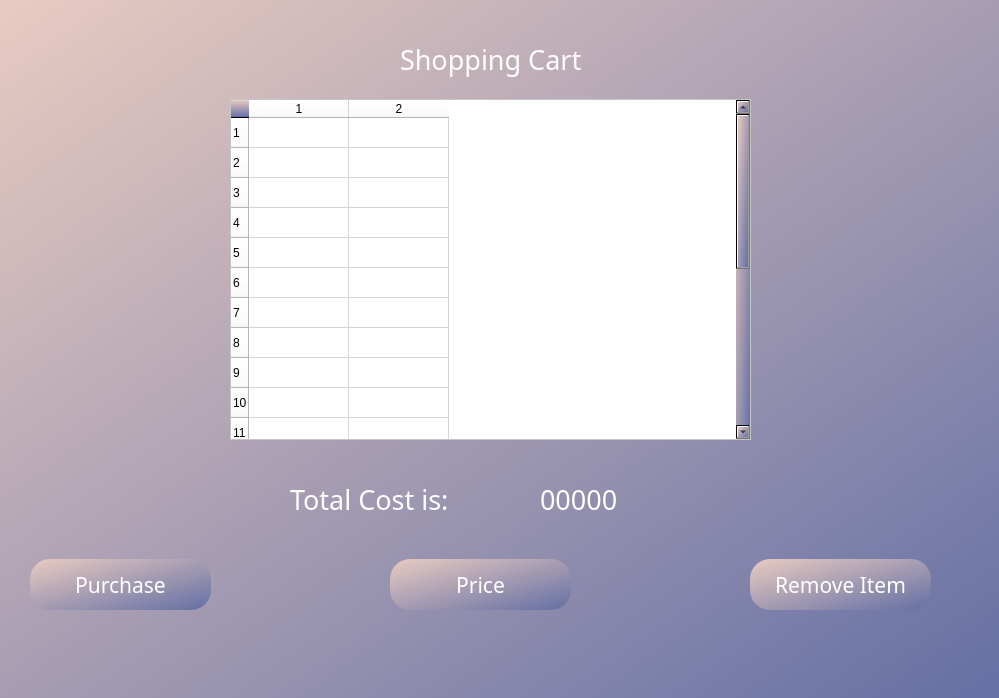
<?xml version="1.0" encoding="UTF-8"?>
<ui version="4.0">
 <class>Dialog</class>
 <widget class="QDialog" name="Dialog">
  <property name="geometry">
   <rect>
    <x>0</x>
    <y>0</y>
    <width>999</width>
    <height>698</height>
   </rect>
  </property>
  <property name="windowTitle">
   <string>Dialog</string>
  </property>
  <widget class="QWidget" name="widget" native="true">
   <property name="geometry">
    <rect>
     <x>0</x>
     <y>-1</y>
     <width>1001</width>
     <height>701</height>
    </rect>
   </property>
   <property name="styleSheet">
    <string notr="true">
background-color: qlineargradient(spread:pad, x1:0, y1:0, x2:1, y2:1, stop:0 rgba(233, 203, 193, 255), stop:1 rgba(100, 111, 164, 255));</string>
   </property>
   <widget class="QLabel" name="label">
    <property name="geometry">
     <rect>
      <x>0</x>
      <y>0</y>
      <width>211</width>
      <height>91</height>
     </rect>
    </property>
    <property name="styleSheet">
     <string notr="true">background: transparent</string>
    </property>
    <property name="text">
     <string/>
    </property>
    <property name="pixmap">
     <pixmap>UI Icons/1x/1x/Asset 3.png</pixmap>
    </property>
   </widget>
   <widget class="QLabel" name="label_3">
    <property name="geometry">
     <rect>
      <x>0</x>
      <y>632</y>
      <width>1001</width>
      <height>71</height>
     </rect>
    </property>
    <property name="styleSheet">
     <string notr="true">background: transparent</string>
    </property>
    <property name="text">
     <string/>
    </property>
    <property name="pixmap">
     <pixmap>UI Icons/1x/1x/Asset 5.png</pixmap>
    </property>
   </widget>
   <widget class="QLabel" name="label_4">
    <property name="geometry">
     <rect>
      <x>400</x>
      <y>20</y>
      <width>221</width>
      <height>81</height>
     </rect>
    </property>
    <property name="font">
     <font>
      <family>Montserrat Bold</family>
      <pointsize>20</pointsize>
      <weight>50</weight>
      <italic>false</italic>
      <bold>false</bold>
      <underline>false</underline>
     </font>
    </property>
    <property name="styleSheet">
     <string notr="true">color: rgb(255, 255, 255);
background: transparent;
font: 20pt&quot;Montserrat Bold&quot;
</string>
    </property>
    <property name="text">
     <string>Shopping Cart</string>
    </property>
   </widget>
   <widget class="QPushButton" name="Purchase">
    <property name="geometry">
     <rect>
      <x>30</x>
      <y>560</y>
      <width>181</width>
      <height>51</height>
     </rect>
    </property>
    <property name="font">
     <font>
      <family>Montserrat Bold</family>
      <pointsize>16</pointsize>
      <weight>50</weight>
      <italic>false</italic>
      <bold>false</bold>
      <underline>false</underline>
      <stylestrategy>PreferAntialias</stylestrategy>
     </font>
    </property>
    <property name="cursor">
     <cursorShape>PointingHandCursor</cursorShape>
    </property>
    <property name="styleSheet">
     <string notr="true">QPushButton#Purchase{
	border-radius:20px;
	color: rgb(255, 255, 255);
	font: 16pt &quot;Montserrat Bold&quot;;
	background-color: qlineargradient(spread:pad, x1:0, y1:0, x2:1, y2:1, stop:0 			rgba(0, 4, 40, 255), stop:1 rgba(0, 78, 146, 255));}
QPushButton#Purchase:hover{
	border-radius:20px;
	color: rgb(255, 255, 255);
	font: 16pt &quot;Montserrat Bold&quot;;
	background-color: qlineargradient(spread:pad, x1:0, y1:0, x2:1, y2:1, stop:0 			rgba(50, 4, 40, 255), stop:1 rgba(70, 78, 146, 255));}
QPushButton#Purchase:pressed{
	border-radius:20px;
	color: rgb(255, 255, 255);
	font: 16pt &quot;Montserrat Bold&quot;;
	background-color: qlineargradient(spread:pad, x1:0, y1:0, x2:1, y2:1, stop:0 			rgba9(90, 200, 60, 60), stop:1 rgba(120, 78, 160, 50));}
</string>
    </property>
    <property name="text">
     <string>Purchase</string>
    </property>
   </widget>
   <widget class="QTableWidget" name="tableWidget">
    <property name="geometry">
     <rect>
      <x>230</x>
      <y>100</y>
      <width>521</width>
      <height>341</height>
     </rect>
    </property>
    <property name="styleSheet">
     <string notr="true">background-color: rgb(255, 255, 255);</string>
    </property>
    <property name="rowCount">
     <number>20</number>
    </property>
    <property name="columnCount">
     <number>2</number>
    </property>
    <row/>
    <row/>
    <row/>
    <row/>
    <row/>
    <row/>
    <row/>
    <row/>
    <row/>
    <row/>
    <row/>
    <row/>
    <row/>
    <row/>
    <row/>
    <row/>
    <row/>
    <row/>
    <row/>
    <row/>
    <column/>
    <column/>
   </widget>
   <widget class="QPushButton" name="Remove">
    <property name="geometry">
     <rect>
      <x>750</x>
      <y>560</y>
      <width>181</width>
      <height>51</height>
     </rect>
    </property>
    <property name="font">
     <font>
      <family>Montserrat Bold</family>
      <pointsize>16</pointsize>
      <weight>50</weight>
      <italic>false</italic>
      <bold>false</bold>
      <underline>false</underline>
      <stylestrategy>PreferAntialias</stylestrategy>
     </font>
    </property>
    <property name="cursor">
     <cursorShape>PointingHandCursor</cursorShape>
    </property>
    <property name="styleSheet">
     <string notr="true">QPushButton#Remove{
	border-radius:20px;
	color: rgb(255, 255, 255);
	font: 16pt &quot;Montserrat Bold&quot;;
	background-color: qlineargradient(spread:pad, x1:0, y1:0, x2:1, y2:1, stop:0 			rgba(0, 4, 40, 255), stop:1 rgba(0, 78, 146, 255));}
QPushButton#Remove:hover{
	border-radius:20px;
	color: rgb(255, 255, 255);
	font: 16pt &quot;Montserrat Bold&quot;;
	background-color: qlineargradient(spread:pad, x1:0, y1:0, x2:1, y2:1, stop:0 			rgba(50, 4, 40, 255), stop:1 rgba(70, 78, 146, 255));}
QPushButton#Remove:pressed{
	border-radius:20px;
	color: rgb(255, 255, 255);
	font: 16pt &quot;Montserrat Bold&quot;;
	background-color: qlineargradient(spread:pad, x1:0, y1:0, x2:1, y2:1, stop:0 			rgba9(90, 200, 60, 60), stop:1 rgba(120, 78, 160, 50));}
</string>
    </property>
    <property name="text">
     <string>Remove Item</string>
    </property>
   </widget>
   <widget class="QLabel" name="label_5">
    <property name="geometry">
     <rect>
      <x>290</x>
      <y>470</y>
      <width>181</width>
      <height>61</height>
     </rect>
    </property>
    <property name="font">
     <font>
      <family>Montserrat Bold</family>
      <pointsize>20</pointsize>
      <weight>50</weight>
      <italic>false</italic>
      <bold>false</bold>
      <underline>false</underline>
     </font>
    </property>
    <property name="styleSheet">
     <string notr="true">color: rgb(255, 255, 255);
background: transparent;
font: 20pt&quot;Montserrat Bold&quot;
</string>
    </property>
    <property name="text">
     <string>Total Cost is:</string>
    </property>
   </widget>
   <widget class="QPushButton" name="Cost">
    <property name="geometry">
     <rect>
      <x>390</x>
      <y>560</y>
      <width>181</width>
      <height>51</height>
     </rect>
    </property>
    <property name="font">
     <font>
      <family>Montserrat Bold</family>
      <pointsize>16</pointsize>
      <weight>50</weight>
      <italic>false</italic>
      <bold>false</bold>
      <underline>false</underline>
      <stylestrategy>PreferAntialias</stylestrategy>
     </font>
    </property>
    <property name="cursor">
     <cursorShape>PointingHandCursor</cursorShape>
    </property>
    <property name="styleSheet">
     <string notr="true">QPushButton#Cost{
	border-radius:20px;
	color: rgb(255, 255, 255);
	font: 16pt &quot;Montserrat Bold&quot;;
	background-color: qlineargradient(spread:pad, x1:0, y1:0, x2:1, y2:1, stop:0 			rgba(0, 4, 40, 255), stop:1 rgba(0, 78, 146, 255));}
QPushButton#Cost:hover{
	border-radius:20px;
	color: rgb(255, 255, 255);
	font: 16pt &quot;Montserrat Bold&quot;;
	background-color: qlineargradient(spread:pad, x1:0, y1:0, x2:1, y2:1, stop:0 			rgba(50, 4, 40, 255), stop:1 rgba(70, 78, 146, 255));}
QPushButton#Cost:pressed{
	border-radius:20px;
	color: rgb(255, 255, 255);
	font: 16pt &quot;Montserrat Bold&quot;;
	background-color: qlineargradient(spread:pad, x1:0, y1:0, x2:1, y2:1, stop:0 			rgba9(90, 200, 60, 60), stop:1 rgba(120, 78, 160, 50));}
</string>
    </property>
    <property name="text">
     <string>Price</string>
    </property>
   </widget>
   <widget class="QLabel" name="costLabel">
    <property name="geometry">
     <rect>
      <x>540</x>
      <y>470</y>
      <width>181</width>
      <height>61</height>
     </rect>
    </property>
    <property name="font">
     <font>
      <family>Montserrat Bold</family>
      <pointsize>20</pointsize>
      <weight>50</weight>
      <italic>false</italic>
      <bold>false</bold>
      <underline>false</underline>
     </font>
    </property>
    <property name="styleSheet">
     <string notr="true">color: rgb(255, 255, 255);
background: transparent;
font: 20pt&quot;Montserrat Bold&quot;
</string>
    </property>
    <property name="text">
     <string>00000</string>
    </property>
   </widget>
  </widget>
 </widget>
 <resources/>
 <connections/>
</ui>
